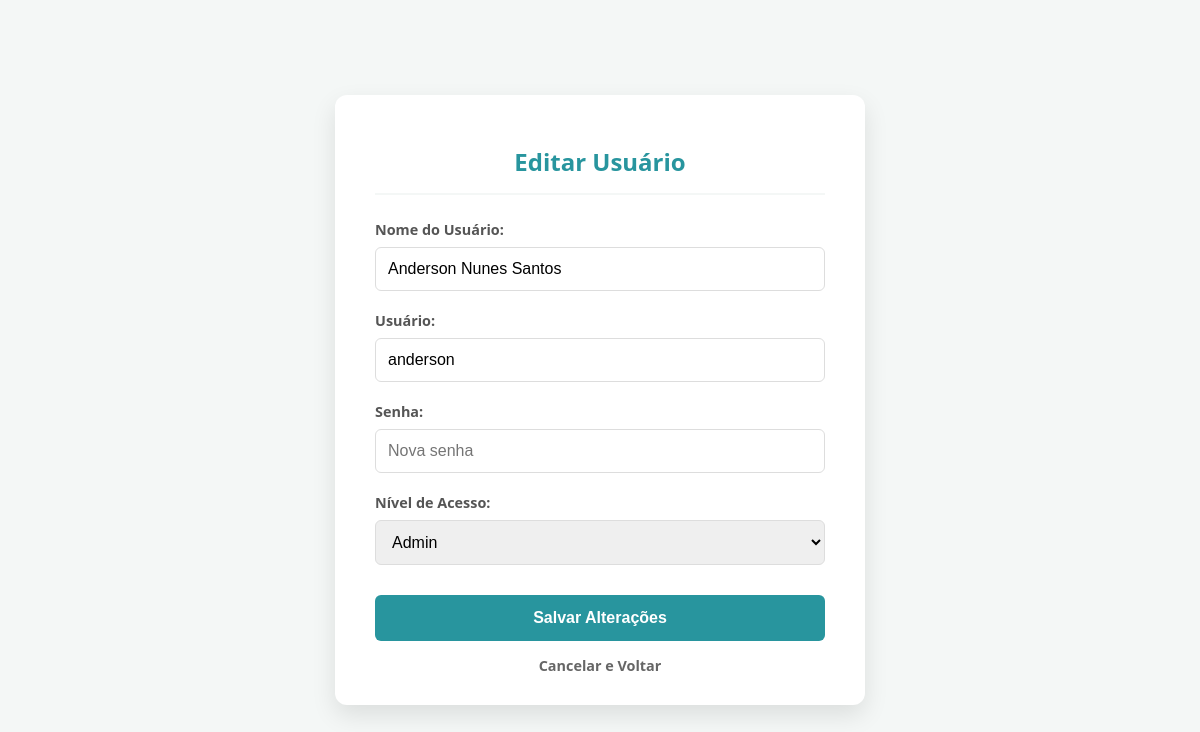
Screenshot of /frontend/usuario_editar.php?id=1 (signed in) with the database file from the repository.
### tables this page shows
CREATE TABLE `usuarios` (
  `id_usuario` int(11) NOT NULL,
  `nome` varchar(100) NOT NULL,
  `login` varchar(50) NOT NULL,
  `senha` varchar(255) NOT NULL,
  `nivel` enum('admin','funcionario') DEFAULT 'funcionario'
);

### frontend/usuario_editar.php (the view, shortened to what this page needs)
<?php
require_once '../conexao/conexao.php';
if (isset($_GET['id'])) {
    $id = $_GET['id'];
    $stmt = $conn->prepare("SELECT * FROM usuarios WHERE id_usuario = ?");
    $stmt->bind_param("i", $id);
    $stmt->execute();
    $resultado = $stmt->get_result();
    $usuario = $resultado->fetch_assoc();
} else {
    header("Location: tela_admin.php");
    exit;
}
?>
<!DOCTYPE html>
<html lang="pt-br">
<head>
    <link rel="stylesheet" href="../css/usuario_editar.css">
</head>
<body>
    <div class="card">
        <h2>Editar Usuário</h2>
        <form action="../backend/usuario_editar.php" method="POST">
            <label class="form-label">Nome do Usuário:</label>
            <input class="form-control" type="text" name="nome" value="<?php echo htmlspecialchars($usuario['nome']); ?>" required>
            <label class="form-label">Usuário:</label>
            <input class="form-control" type="text" name="login" value="<?php echo htmlspecialchars($usuario['login']); ?>" required>
            <label class="form-label">Senha:</label>
            <input class="form-control" type="password" name="senha" placeholder="Nova senha" required>
            <label class="form-label">Nível de Acesso:</label>
            <select class="form-control" name="nivel_acesso" required>
                <?php
                echo "<option value='admin' " . ($usuario['nivel'] == 'admin' ? 'selected' : '') . ">Admin</option>";
                ?>
            </select>
            <button type="submit" class="btn-save">Salvar Alterações</button>
            <a href="listas_users_fornecedores.php" class="btn-cancel">Cancelar e Voltar</a>
        </form>
    </div>
</body>
</html>

### css/usuario_editar.css (style rules this page uses)
:root { --primary-color: #28959E; --primary-hover: #1f767d; --bg-body: #f4f7f6; --text-dark: #333; --white: #ffffff; --border-gray: #ddd; --danger-color: #e74c3c; --danger-hover: #c0392b; }
body { font-family: 'Segoe UI', Arial, sans-serif; background-color: var(--bg-body); margin: 0; display: flex; justify-content: center; align-items: center; min-height: 100vh; color: var(--text-dark); }
.card { background: var(--white); padding: 30px 40px; border-radius: 12px; box-shadow: 0 10px 25px rgba(0, 0, 0, 0.1); width: 100%; max-width: 450px; }
h2 { color: var(--primary-color); font-size: 1.5rem; margin-bottom: 25px; text-align: center; border-bottom: 2px solid var(--bg-body); padding-bottom: 15px; }
form { display: flex; flex-direction: column; }
.form-label { font-size: 0.9rem; margin-bottom: 8px; font-weight: 700; color: #555; }
.form-control { width: 100%; padding: 12px; margin-bottom: 20px; border: 1px solid var(--border-gray); border-radius: 6px; box-sizing: border-box; font-size: 1rem; transition: border-color 0.3s, box-shadow 0.3s; }
.btn-save { background-color: var(--primary-color); color: var(--white); border: none; padding: 14px; border-radius: 6px; font-size: 1rem; font-weight: bold; cursor: pointer; transition: background 0.3s; margin-top: 10px; }
.btn-cancel { text-align: center; text-decoration: none; color: #666; font-size: 0.9rem; margin-top: 15px; font-weight: 600; transition: color 0.3s; }

### rows the page displays
usuarios: nome "Anderson Nunes Santos", login "anderson", nivel_acesso "Admin"
